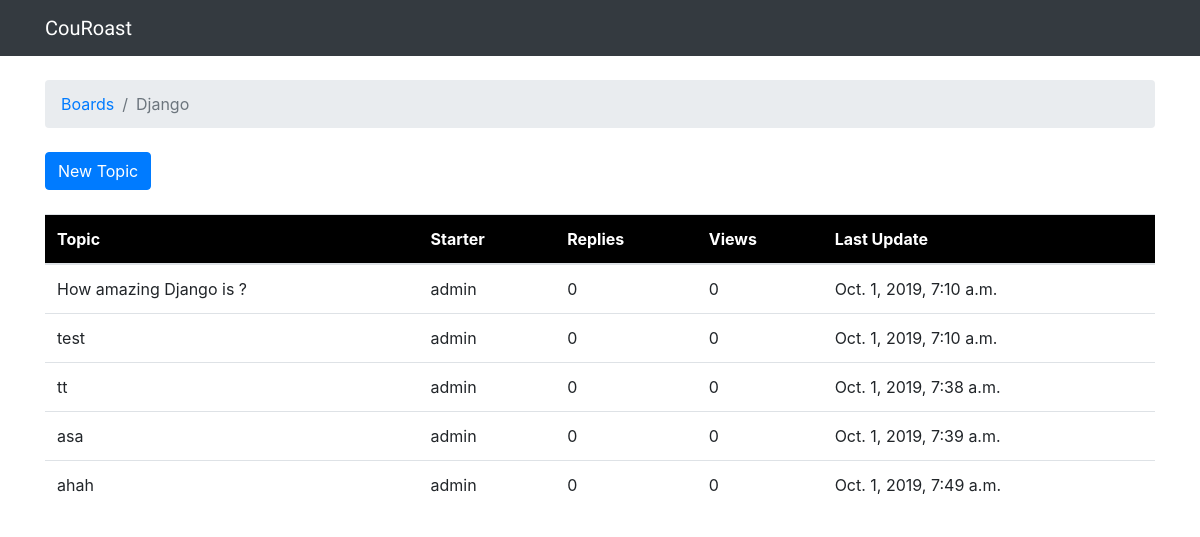
The app's page /boards/1/ with its own data.
### boards/models.py (models this page shows, shortened)
class Board(models.Model):
    name = models.CharField(max_length = 30, unique = True)
    description = models.CharField(max_length = 100)

class Topic(models.Model):
    subject = models.CharField(max_length = 255)
    last_update = models.DateTimeField(auto_now_add = True)
    board = models.ForeignKey(Board,on_delete = models.CASCADE,related_name = 'topics')
    starter = models.ForeignKey(User,on_delete = models.CASCADE,related_name = 'topics')

### boards/views.py (the view)
# urls.py: url(r'^boards/(?P<pk>\d+)/$',views.board_topics,name='board_topics'),
def board_topics(request,pk):
    boards = get_object_or_404(Board,pk=pk)
    return render(request,'topics.html',{'board':boards})

### templates/topics.html
{% extends 'base.html' %}
{% block breadcrumb %}
<li class="breadcrumb-item"><a href="{% url 'home' %}">Boards</a></li>
<li class="breadcrumb-item active">{{board.name}}</li>
{% endblock %}
{% block content %}
    <div class='mb-4'>
        <a href="{% url 'new_topic' board.pk %}" class="btn btn-primary">New Topic</a>
    </div>
    <table class='table'>
        <thead class='thead-inverse' style="background-color: black">
            <tr>
                <th style="color:white">Topic</th>
                <th style="color:white">Starter</th>
                <th style="color:white">Replies</th>
                <th style="color:white">Views</th>
                <th style="color:white">Last Update</th>
            </tr>
        </thead>
        <tbody>
            {% for topic in board.topics.all %}
                <tr>
                    <td>{{topic.subject}}</td>
                    <td>{{topic.starter.username}}</td>
                    <td>0</td>
                    <td>0</td>
                    <td>{{ topic.last_update }}</td>
                </tr>
            {% endfor %}
        </tbody>
    </table>
{% endblock %}

### records on screen
Board: name "Django"
Topic: subject "How amazing Django is ?", starter.username "admin", last_update "Oct. 1, 2019, 7:10 a.m."
Topic: subject "test", starter.username "admin", last_update "Oct. 1, 2019, 7:10 a.m."
Topic: subject "tt", starter.username "admin", last_update "Oct. 1, 2019, 7:38 a.m."
Topic: subject "asa", starter.username "admin", last_update "Oct. 1, 2019, 7:39 a.m."
Topic: subject "ahah", starter.username "admin", last_update "Oct. 1, 2019, 7:49 a.m."
